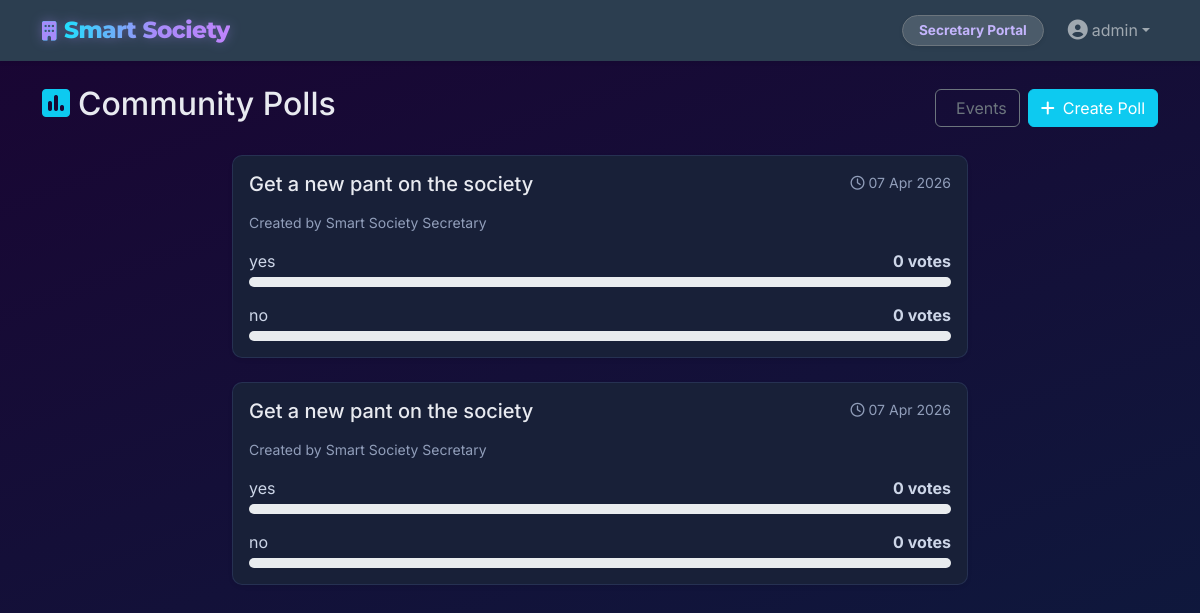
Page /events/polls/ (signed in) on the committed database.
### accounts/models.py (models this page shows, shortened)
class CustomUser(AbstractUser):
    role = models.CharField(max_length=15, choices=Role.choices, default=Role.RESIDENT)
    phone = models.CharField(max_length=15, blank=True, null=True)
    profile_photo = models.ImageField(upload_to='profile_photos/', blank=True, null=True)
    is_on_duty = models.BooleanField(default=False, help_text="Designates whether this staff member is currently working.")
    flat = models.ForeignKey('core.Flat', on_delete=models.SET_NULL, null=True, blank=True, related_name='residents')
    def is_secretary(self):
        return self.role == Role.SECRETARY
    def is_resident(self):
        return self.role == Role.RESIDENT

### events/models.py (models this page shows, shortened)
class Poll(models.Model):
    question = models.CharField(max_length=255)
    is_active = models.BooleanField(default=True)
    created_at = models.DateTimeField(auto_now_add=True)

class PollOption(models.Model):
    poll = models.ForeignKey(Poll, on_delete=models.CASCADE, related_name='options')
    option_text = models.CharField(max_length=255)

### events/views.py (the view)
# urls.py: path('polls/', views.list_polls, name='polls_list'),
@login_required
def list_polls(request):
    polls = Poll.objects.filter(is_active=True).order_by('-created_at')
    user_voted_poll_ids = []
    if hasattr(request.user, 'is_resident') and request.user.is_resident():
        user_voted_poll_ids = PollVote.objects.filter(resident=request.user).values_list('poll_id', flat=True)
    return render(request, 'events/polls_list.html', {
        'polls': polls,
        'user_voted_poll_ids': list(user_voted_poll_ids)
    })

### templates/events/polls_list.html (shortened to what this page needs)
{% extends 'base.html' %}
{% block content %}
<div class="d-flex justify-content-between align-items-center mb-4">
    <h2><i class="fa-solid fa-square-poll-vertical me-2 text-info"></i>Community Polls</h2>
    <div class="d-flex gap-2">
        <a href="{% url 'events:events_list' %}" class="btn btn-outline-secondary">Events</a>
        {% if user.is_secretary %}
            <a href="{% url 'events:create_poll' %}" class="btn btn-info text-white"><i class="fa-solid fa-plus me-2"></i>Create Poll</a>
        {% endif %}
    </div>
</div>
<div class="row justify-content-center">
    {% for poll in polls %}
    <div class="col-md-8 mb-4">
        <div class="card shadow-sm border-0 border-top border-info border-4" style="background-color: var(--bg-panel); color: var(--text-main);">
            <div class="card-header pt-3 pb-0 border-0" style="background-color: transparent;">
                <div class="d-flex justify-content-between">
                    <h5 class="mb-0">{{ poll.question }}</h5>
                    <small class="text-muted"><i class="fa-regular fa-clock me-1"></i>{{ poll.created_at|date:"d M Y" }}</small>
                </div>
            </div>
            <div class="card-body pt-3">
                <p class="text-muted small mb-3">Created by Smart Society Secretary</p>
                {% if user.is_resident and poll.id not in user_voted_poll_ids %}
                    <form method="post" action="{% url 'events:vote_poll' poll.id %}">
                        {% csrf_token %}
                        <div class="d-grid gap-2">
                            {% for option in poll.options.all %}
                            <label class="btn btn-outline-info text-start d-flex align-items-center">
                                <input type="radio" name="option_id" value="{{ option.id }}" class="me-3" required>
                                {{ option.option_text }}
                            </label>
                            {% endfor %}
                        </div>
                        <div class="mt-3 text-end">
                            <button type="submit" class="btn btn-info text-white px-4">Cast Vote</button>
                        </div>
                    </form>
                {% else %}
                    <div class="d-grid gap-3">
                        {% for option in poll.options.all %}
                        {% with total=poll.votes.count %}
                        <div>
                            <div class="d-flex justify-content-between mb-1">
                                <span>{{ option.option_text }}</span>
                                <span class="fw-bold">{{ option.votes.count }} votes</span>
                            </div>
                            <div class="progress" style="height: 10px;">
                            </div>
                        </div>
                        {% endwith %}
                        {% endfor %}
                    </div>
                {% endif %}
            </div>
        </div>
    </div>
    {% empty %}
    <div class="col-12 text-center py-5">
        <p class="text-muted fs-5">No active polls right now.</p>
    </div>
    {% endfor %}
</div>
{% endblock %}

### templates/base.html (shortened to what this page needs)
{% load static %}
<!DOCTYPE html>
<html lang="en">
<head>
    <link href="https://cdn.jsdelivr.net/npm/bootstrap@5.3.0/dist/css/bootstrap.min.css" rel="stylesheet">
    <link href="{% static 'css/style.css' %}?v=10" rel="stylesheet">
    <link rel="stylesheet" href="https://cdnjs.cloudflare.com/ajax/libs/font-awesome/6.4.0/css/all.min.css">
</head>
<body class="d-flex flex-column min-vh-100">
    <nav class="navbar navbar-expand-lg navbar-dark bg-primary sticky-top shadow-sm">
        <div class="container d-flex justify-content-between align-items-center">
            <a class="navbar-brand brand-logo" href="/"><i class="fa-solid fa-building me-2" style="font-size:1.2rem; -webkit-text-fill-color: #a78bfa;"></i>Smart Society</a>
            <div class="collapse navbar-collapse" id="navbarNav">
                <ul class="navbar-nav ms-auto align-items-center">
                    {% if user.is_authenticated %}
                        <li class="nav-item me-3">
                            <span class="badge bg-light text-primary rounded-pill py-2 px-3 shadow-sm border border-secondary" style="font-size: 0.85rem;">
                                {{ user.get_role_display }} Portal
                            </span>
                        </li>
                        <li class="nav-item dropdown">
                            <a class="nav-link dropdown-toggle d-flex align-items-center" href="#" id="navbarDropdown" role="button" data-bs-toggle="dropdown" aria-expanded="false">
                                {% if user.profile_photo %}
                                    <img src="{{ user.profile_photo.url }}" alt="Profile" class="rounded-circle me-2" style="width: 30px; height: 30px; object-fit: cover;">
                                {% else %}
                                    <i class="fa-solid fa-user-circle me-1 fs-5"></i>
                                {% endif %}
                                {{ user.username }}
                            </a>
                        </li>
                    {% else %}
                        <li class="nav-item">
                            <a class="nav-link" href="{% url 'landing' %}">Login / Sign Up</a>
                        </li>
                    {% endif %}
                </ul>
            </div>
        </div>
    </nav>
    <div class="container my-4 flex-grow-1">
        {% block content %}
        {% endblock %}
    </div>
</body>
</html>

### static/css/style.css (style rules this page uses)
body { font-family: 'Inter', sans-serif; background: linear-gradient(160deg, #1a0533 0%, #0d1b3e 100%) !important; background-attachment: fixed !important; min-height: 100vh; color: #e8eaf0; }
.bg-primary { background-color: #2c3e50 !important; }
.brand-logo { font-family: 'Montserrat', sans-serif; font-weight: 800; font-size: 1.45rem; letter-spacing: -0.5px; background: linear-gradient(90deg, #00f2fe 0%, #a78bfa 60%, #c084fc 100%); -webkit-background-clip: text; -webkit-text-fill-color: transparent; background-clip: text; filter: drop-shadow(0 0 6px rgba(167,139,250,0.4)); }
.card { border: none; border-radius: 10px; background: #182038; box-shadow: 0 4px 24px rgba(0, 0, 0, 0.5); transition: transform 0.2s; color: #e8eaf0; }
.text-muted { color: rgba(185, 200, 230, 0.75) !important; }
h1, h2, h3, h4, h5, h6 { color: #e8eaf0; }
p, span, small, li, td, th, label { color: #cdd6e8; }
.card { background: #182038 !important; border: 1px solid rgba(100, 130, 200, 0.18) !important; }
.badge.bg-light { background: rgba(255,255,255,0.15) !important; color: #c4b5fd !important; }

### rows in the picture
CustomUser: role "Secretary", username "admin"
Poll: question "Get a new pant on the society", created_at "07 Apr 2026"
PollOption: option_text "yes", votes.count "0"
PollOption: option_text "no", votes.count "0"
Poll: question "Get a new pant on the society", created_at "07 Apr 2026"
PollOption: option_text "yes", votes.count "0"
PollOption: option_text "no", votes.count "0"
